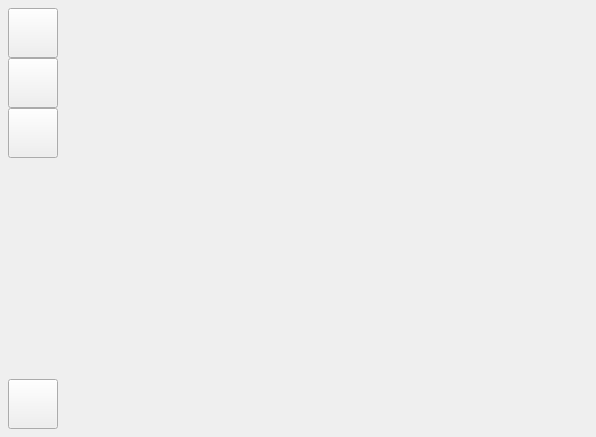
<?xml version="1.0" encoding="UTF-8"?>
<ui version="4.0">
 <class>MainWindow</class>
 <widget class="QWidget" name="MainWindow">
  <property name="geometry">
   <rect>
    <x>0</x>
    <y>0</y>
    <width>596</width>
    <height>437</height>
   </rect>
  </property>
  <property name="windowTitle">
   <string>MainWindow</string>
  </property>
  <layout class="QHBoxLayout" name="horizontalLayout">
   <property name="spacing">
    <number>0</number>
   </property>
   <property name="leftMargin">
    <number>0</number>
   </property>
   <property name="topMargin">
    <number>0</number>
   </property>
   <property name="rightMargin">
    <number>0</number>
   </property>
   <property name="bottomMargin">
    <number>0</number>
   </property>
   <item>
    <widget class="QWidget" name="Menu" native="true">
     <property name="minimumSize">
      <size>
       <width>66</width>
       <height>0</height>
      </size>
     </property>
     <property name="maximumSize">
      <size>
       <width>66</width>
       <height>16777215</height>
      </size>
     </property>
     <layout class="QVBoxLayout" name="verticalLayout">
      <property name="spacing">
       <number>0</number>
      </property>
      <property name="leftMargin">
       <number>8</number>
      </property>
      <property name="topMargin">
       <number>8</number>
      </property>
      <property name="rightMargin">
       <number>8</number>
      </property>
      <property name="bottomMargin">
       <number>8</number>
      </property>
      <item>
       <widget class="Button" name="menubar_btnMain">
        <property name="minimumSize">
         <size>
          <width>50</width>
          <height>50</height>
         </size>
        </property>
        <property name="maximumSize">
         <size>
          <width>50</width>
          <height>50</height>
         </size>
        </property>
        <property name="text">
         <string/>
        </property>
       </widget>
      </item>
      <item>
       <widget class="Button" name="menubar_btnContacts">
        <property name="minimumSize">
         <size>
          <width>50</width>
          <height>50</height>
         </size>
        </property>
        <property name="maximumSize">
         <size>
          <width>50</width>
          <height>50</height>
         </size>
        </property>
        <property name="text">
         <string/>
        </property>
       </widget>
      </item>
      <item>
       <widget class="Button" name="menubar_btnMore">
        <property name="minimumSize">
         <size>
          <width>50</width>
          <height>50</height>
         </size>
        </property>
        <property name="maximumSize">
         <size>
          <width>50</width>
          <height>50</height>
         </size>
        </property>
        <property name="text">
         <string/>
        </property>
       </widget>
      </item>
      <item>
       <spacer name="menubar_spacer">
        <property name="orientation">
         <enum>Qt::Orientation::Vertical</enum>
        </property>
        <property name="sizeHint" stdset="0">
         <size>
          <width>20</width>
          <height>40</height>
         </size>
        </property>
       </spacer>
      </item>
      <item>
       <widget class="Button" name="menubar_btnSettings">
        <property name="minimumSize">
         <size>
          <width>50</width>
          <height>50</height>
         </size>
        </property>
        <property name="maximumSize">
         <size>
          <width>50</width>
          <height>50</height>
         </size>
        </property>
        <property name="text">
         <string/>
        </property>
       </widget>
      </item>
     </layout>
    </widget>
   </item>
   <item>
    <widget class="QWidget" name="mainContent" native="true">
     <widget class="MainContainer" name="mainContainer" native="true">
      <property name="geometry">
       <rect>
        <x>10</x>
        <y>0</y>
        <width>481</width>
        <height>411</height>
       </rect>
      </property>
      <property name="styleSheet">
       <string notr="true"/>
      </property>
      <widget class="PageChats" name="page_1" native="true">
       <property name="geometry">
        <rect>
         <x>40</x>
         <y>40</y>
         <width>341</width>
         <height>80</height>
        </rect>
       </property>
      </widget>
      <widget class="PageContacts" name="page_2" native="true">
       <property name="geometry">
        <rect>
         <x>40</x>
         <y>120</y>
         <width>341</width>
         <height>80</height>
        </rect>
       </property>
      </widget>
      <widget class="QWidget" name="page_3" native="true">
       <property name="geometry">
        <rect>
         <x>40</x>
         <y>200</y>
         <width>341</width>
         <height>80</height>
        </rect>
       </property>
      </widget>
      <widget class="PageSettings" name="page_4" native="true">
       <property name="geometry">
        <rect>
         <x>30</x>
         <y>280</y>
         <width>351</width>
         <height>80</height>
        </rect>
       </property>
      </widget>
     </widget>
    </widget>
   </item>
  </layout>
 </widget>
 <customwidgets>
  <customwidget>
   <class>Button</class>
   <extends>QPushButton</extends>
   <header>uicomponent/Button.h</header>
  </customwidget>
  <customwidget>
   <class>MainContainer</class>
   <extends>QWidget</extends>
   <header>uicomponent/MainContainer.h</header>
   <container>1</container>
  </customwidget>
  <customwidget>
   <class>PageChats</class>
   <extends>QWidget</extends>
   <header>ui/PageChats.h</header>
   <container>1</container>
  </customwidget>
  <customwidget>
   <class>PageContacts</class>
   <extends>QWidget</extends>
   <header>ui/PageContacts.h</header>
   <container>1</container>
  </customwidget>
  <customwidget>
   <class>PageSettings</class>
   <extends>QWidget</extends>
   <header>ui/PageSettings.h</header>
   <container>1</container>
  </customwidget>
 </customwidgets>
 <resources/>
 <connections/>
</ui>
